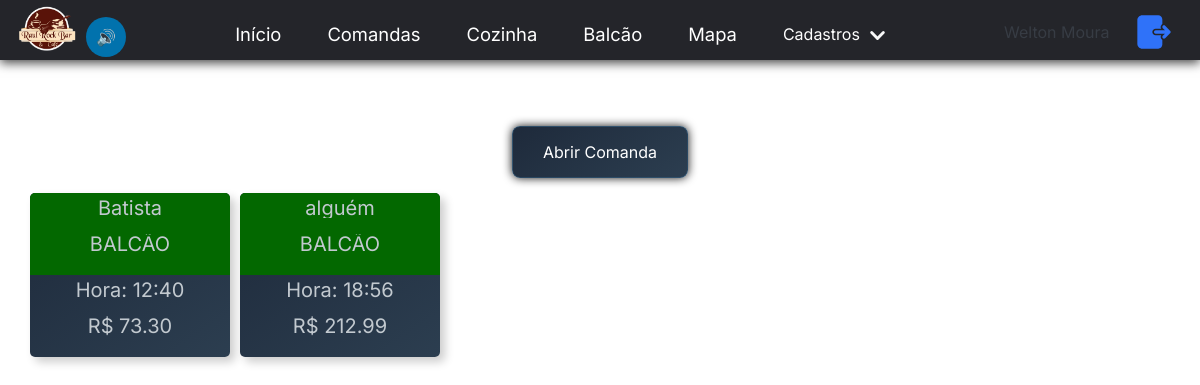
The app's page /comandas/ (signed in) with its own data.
### comandas/models.py (models this page shows, shortened)
class Comanda(models.Model):
    id = models.AutoField(primary_key=True)
    mesa = models.ForeignKey(Mesa, on_delete=models.CASCADE)
    user = models.ForeignKey(User, on_delete=models.CASCADE, null=False, blank=True)
    type_pay = models.ForeignKey(TypePay, on_delete=models.SET_NULL, null=True)
    dt_open = models.DateTimeField(auto_now_add=True)
    dt_close = models.DateTimeField(null=True, blank=True)
    client = models.ForeignKey(Client, on_delete=models.SET_NULL, null=True, blank=True)
    name = models.CharField(max_length=255)
    status = models.CharField(max_length=255, default="OPEN")

class ProductComanda(models.Model):
    id = models.AutoField(primary_key=True)
    comanda = models.ForeignKey(Comanda, on_delete=models.CASCADE)
    data_time = models.DateTimeField(auto_now_add=True)
    product = models.ForeignKey(Product, on_delete=models.PROTECT)
    applicant = models.CharField(max_length=255, null=True, blank=True)

### mesas/models.py (models this page shows)
class Mesa(models.Model):
    id = models.AutoField(primary_key=True)
    name = models.CharField(max_length=100)
    location = models.CharField(max_length=255, null=True, blank=True)
    active = models.BooleanField(default=False)
    def __str__(self):
        return self.name

### products/models.py (models this page shows, shortened)
class Product(models.Model):
    id = models.AutoField(primary_key=True)
    name = models.CharField(max_length=100)
    description = models.TextField(null=True, blank=True)
    image = models.ImageField(null=True, blank=True)
    price = models.DecimalField(max_digits=10, decimal_places=2)
    quantity = models.IntegerField(null=False, default=0)
    category = models.ForeignKey(Categories, on_delete=models.CASCADE)
    cuisine = models.BooleanField(default=False)
    active = models.BooleanField(default=True)
    unit_of_measure = models.ForeignKey(
        UnitOfMeasure,
        on_delete=models.SET_NULL, # Define como NULL se a unidade de medida for excluída
        null=True,
        blank=True,
        help_text="Unidade de medida para este produto."
    )
    components = models.ManyToManyField(
        'self',
        through='ProductComponent',
        through_fields=('composite_product', 'component_product'),
        symmetrical=False,
        related_name='is_component_of'
    )

### gestaoRaul/decorators.py (the view)
        def wrapper(request, *args, **kwargs):
            if request.user != None:
                if request.user.is_authenticated:
                    if request.user.groups.filter(name=groupName).exists():
                        return view_function(request, *args, **kwargs)
                    else:
                        return HttpResponseForbidden('tu nao tem acesso rapa')
                else:
                    return  HttpResponseRedirect(reverse('login'), status=302)
            else:
                print(f"Erro no decorator: usuario none")
                return HttpResponseRedirect(reverse('login'), status=302)

### comandas/templatetags/custom_filter_tag.py (called while the page is built)
@register.filter(name='total')
def filter_total(value):
    config = {
        'taxa': False
    }
    id = value
    comanda_id = int(id)
    totalParcial = Decimal(0)
    comanda = Comanda.objects.get(id=comanda_id)
    consumo = ProductComanda.objects.filter(comanda=comanda_id)
    parcial = Payments.objects.filter(comanda=comanda)
    for p in parcial:
        totalParcial += p.value
    total = Decimal(0)
    for produto in consumo:
        total += produto.product.price
    taxa = round(total * Decimal(0.1), 2)
    total = (total + taxa) - totalParcial if config['taxa'] else total - totalParcial
    return f'R$ {total}'

@register.filter(name='groupUser')
def has_group(user, group_name):
    return user.groups.filter(name=group_name).exists()

### comandas/views.py (called while the page is built)
@group_required(groupName='Garçom')
def comandas(request):
    comandas = Comanda.objects.filter(status__in=["OPEN", "PAYING"])
    mesas = Mesa.objects.all()
    return render(request, 'comandas.html', {'comandas': comandas, 'mesas': mesas})

### comandas/templates/comandas.html (shortened to what this page needs)
{% extends "base.html" %}
{% load static %}
{% load custom_filter_tag %}
{% block 'head' %}
<link rel="stylesheet" href="{% static 'comandas/css/comandas.css' %}">
{% endblock %}
{% block 'body' %}
<body>
  <div style="justify-self: center;">
    <button class="btn-primary" id="openModal">Abrir Comanda</button>
  </div>
    <div class="grid-container ">
    {% for comanda in comandas %}
    <div class="card-comanda">
      <a  href="{% url 'viewcomanda' %}?parametro={{ comanda.id }}" style="text-decoration: none; ">
        <header
          {% if comanda.status == 'OPEN' %}
          style="padding: 5px; min-height: 60px;border-radius: 5px 5px 0px 0px; background-color: #036800;"
          {% elif comanda.status == 'PAYING' %}
          style="padding: 5px; min-height: 60px;border-radius: 5px 5px 0px 0px; background-color: rgb(165, 86, 33);"
          {% endif %}
            >
            <p>{{comanda.name}}</p>
            <p>{{comanda.mesa}}</p>
        </header>
          <div style="padding: 5px;">
            <p>
              Hora: {{comanda.dt_open|date:"H:i"}}
            </p>
            <p>
              {{ comanda.id | total }}
            </p>
          </div>
      </a>
    </div>
    {% endfor %}
  </div>
</body>
{% endblock %}

### templates/base.html (shortened to what this page needs)
{% load static %}
{% load custom_filter_tag %}
<!DOCTYPE html>
<html lang="pt-BR" id="all">
<head>
    {% load pwa %}
    <link rel="stylesheet" href="https://cdn.jsdelivr.net/npm/@picocss/pico@2/css/pico.min.css">
    <link rel="stylesheet" href="{% static 'base.css' %}">
    {% block 'head' %}
    {% endblock  %}
</head>
    <header>
        <div class="p-header">
        <nav class="nav-bar">
            <div class="logo">
                <h1>
                    <img src="{% static 'midia/logo.png'  %}" width="60">
                </h1>
                <button id="icon-notify" style="border: none; margin-left: 10px; border-radius: 20px; height: 40px;width: 40px; padding: 2px; align-self: center;" onclick="cookieNotificacao()" >🔊</button>
            </div>
            <div class="nav-list">
                <ul>
                    {% if user|groupUser:"Gerente" %}
                    <li class="nav-item"><a href="{% url 'home' %}" class="nav-link">Início</a></li>
                    {% endif %}
                    <li class="nav-item"><a href="{% url 'comandas' %}" class="nav-link">Comandas</a></li>
                    <li class="nav-item"><a href="{% url 'pedidos' %}" class="nav-link">Cozinha</a></li>
                    <li class="nav-item"><a href="{% url 'viewBalcao' %}" class="nav-link">Balcão</a></li>
                    <li class="nav-item"><a href="{% url 'mapMesas' %}" class="nav-link">Mapa</a></li>
                    <div class="dropdown">
                        <li class="nav-item">Cadastros<img  class="img-drop" src="{% static 'midia/icons/down.svg' %}"></li>
                      </div>
                </ul>
            </div>
            <div class="logout-button">
                <div id="user-info">{{user.first_name}} {{user.last_name}}</div>
                <a href="{% url 'logout' %}" style="width: 50px;"><img src="{% static 'midia/icons/logout.svg'  %}" style="width: 40px;"></a>
            </div>
        </nav>
    </div>
    </header>
<br>
    {% block 'body' %}
    {% endblock  %}
<link rel="stylesheet" href="https://cdnjs.cloudflare.com/ajax/libs/font-awesome/5.15.4/css/all.min.css">
<link href="https://cdn.jsdelivr.net/npm/sweetalert2@11/dist/sweetalert2.min.css" rel="stylesheet">
<footer>
</footer>
</html>

### templates/static/base.css (style rules this page uses)
:root { --main-gradient: linear-gradient(145deg, #1E2A3B, #2C3E50); --pico-modal-overlay-background-color: rgba(8, 9, 10, 0.75); --pico-font-family-emoji: "Apple Color Emoji", "Segoe UI Emoji", "Segoe UI Symbol", "Noto Color Emoji"; --pico-font-family-sans-serif: system-ui, "Segoe UI", Roboto, Oxygen, Ubuntu, Cantarell, Helvetica, Arial, "Helvetica Neue", sans-serif, var(--pico-font-family-emoji); --pico-font-family-monospace: ui-monospace, SFMono-Regular, "SF Mono", Menlo, Consolas, "Liberation Mono", monospace, var(--pico-font-family-emoji); --pico-font-family: var(--pico-font-family-sans-serif); --pico-line-height: 1.5; --pico-font-weight: 400; --pico-font-size: 100%; --pico-text-underline-offset: 0.1rem; --pico-border-radius: 0.25rem; --pico-border-width: 0.0625rem; --pico-outline-width: 0.125rem; --pico-transition: 0.2s ease-in-out; --pico-spacing: 1rem; --pico-typography-spacing-vertical: 1rem; --pico-block-spacing-vertical: var(--pico-spacing); --pico-block-spacing-horizontal: var(--pico-spacing); --pico-grid-column-gap: var(--pico-spacing); --pico-grid-row-gap: var(--pico-spacing); --pico-form-element-spacing-vertical: 0.75rem; --pico-form-element-spacing-horizontal: 1rem; --pico-group-box-shadow: 0 0 0 rgba(0, 0, 0, 0); --pico-group-box-shadow-focus-with-button: 0 0 0 var(--pico-outline-width) var(--pico-primary-focus); --pico-group-box-shadow-focus-with-input: 0 0 0 0.0625rem var(--pico-form-element-border-color); --pico-modal-overlay-backdrop-filter: blur(0.375rem); --pico-nav-element-spacing-vertical: 1rem; --pico-nav-element-spacing-horizontal: 0.5rem; --pico-nav-link-spacing-vertical: 0.5rem; --pico-nav-link-spacing-horizontal: 0.5rem; --pico-nav-breadcrumb-divider: ">"; }
body { margin-top: 70px; }
h1 { text-align: center; }
.btn-primary { align-items: center; background: var(--main-gradient); border-color: rgba(86, 187, 255, 0.192); border-radius: 8px; box-shadow: 0px 0px 10px rgba(12, 12, 12, 0.973); text-align: left; line-height: 20px; padding: 15px 30px 15px 30px; transition: box-shadow 0.4s; }
* { padding: 0; margin: 0; font-family: 'Inter', sans-serif; }
.p-header { background-color: #24252a; box-shadow: 0px 3px 10px #464646; position: fixed; top: 0; min-width: 100%; height: 60px; align-items: center; align-content: center; z-index: 100; }
.nav-bar { display: flex; justify-content: space-between; padding: 0.1rem 1rem; align-self: center; }
.logo { display: flex; margin-top: 5px; align-items: center; height: 60px; }
.nav-list { display: flex; align-items: center; }
.nav-list ul { display: flex; justify-content: space-between; list-style: none; }
.nav-item { margin: 0 15px; }
.nav-link { text-decoration: none; font-size: 1.15rem; color: #fff; font-weight: 400; }
.logout-button { display: grid; align-items: center; grid-template-columns: repeat(2, 0.5fr); border: none; border-radius: 5px; margin-top: 0px; height: 60px; width: 180px; gap: 10px; }
#user-info { width: 120px; overflow: hidden; text-overflow: ellipsis; white-space: nowrap; }
.dropdown { position: relative; display: inline-block; color: #fff; cursor: pointer; transition: display 0.9s, animation 0.9s; }
.img-drop { width: 35px; transition: transform 0.3s ease-in-out; }

### templates/static/comandas/css/comandas.css (style rules this page uses)
.grid-container { justify-self: center; display: grid; grid-template-columns: repeat(6, 2fr); gap: 10px; max-width: 95%; margin-top: 15px; }
.card-comanda { width:200px; max-width: 200px; gap: 3px; background: var(--main-gradient); border-radius: 5px; box-shadow: 5px 5px 10px rgba(0, 0, 0, 0.2); text-align: center; line-height: 20px; font-size: 20px; font-weight: bold; transition: transform 0.2s ease-in ; }
p { color: rgb(194, 201, 207); white-space: nowrap; overflow: hidden; text-overflow: ellipsis; }

### records on screen
Comanda: name "Batista", mesa "BALCÃO", dt_open "12:40", id|total "R$ 73.30"
Comanda: name "alguém", mesa "BALCÃO", dt_open "18:56", id|total "R$ 212.99"

### other values on screen
{{ user.first_name }} "Welton"
{{ user.last_name }} "Moura"
